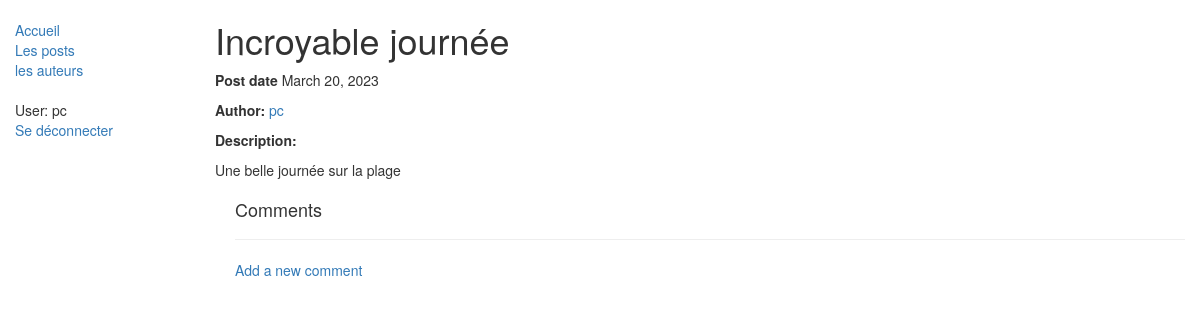
The app's page /blog/1 (signed in) with its own data.
### blog/models.py (models this page shows, shortened)
class Blog(models.Model):
    name = models.CharField(max_length=200)
    description = models.TextField(max_length=2000, help_text="Entrer une description")
    post_date = models.DateField(auto_now_add=True)
    author = models.ForeignKey(BlogAuthor, on_delete=models.SET_NULL, null=True)
    class Meta:
        ordering = ["-post_date"]

class BlogAuthor(models.Model):
    user = models.OneToOneField(User, on_delete=models.SET_NULL, null=True)
    bio = models.TextField(max_length=400, help_text="Entrer votre biographie")
    class Meta:
        ordering = ["user", "bio"]
    def __str__(self):
        return self.user.username

### blog/views.py (the view)
class BlogDetailView(generic.DetailView):
    model = Blog

### blog/templates/blog/blog_detail.html (shortened to what this page needs)
{% extends "base.html" %}
{% block content %}
<h1>{{ blog.name }}</h1>
<p><strong>Post date</strong> {{ blog.post_date }}</p>
<p><strong>Author:</strong> <a href="{% url 'blog:blogs-by-author' blog.author.pk %}">{{ blog.author }}</a></p>
<p><strong>Description:</strong></p>
<p style="white-space:pre-wrap;">{{ blog.description }}</p>
<div style="margin-left:20px;margin-top:20px">
<h4>Comments</h4>
<hr>
{% if user.is_authenticated %}
  <a href="{% url 'blog:blog-comment' blog.id %}">Add a new comment</a></p>
{% else %}
  <p><a href="{% url 'login'%}?next={{request.path}}">Login</a> to add a new comment</p>
{% endif %}
</div>
{% endblock %}

### blog/templates/base.html (shortened to what this page needs)
<!DOCTYPE html>
<html lang="fr">
<head>
    <link rel="stylesheet" href="https://maxcdn.bootstrapcdn.com/bootstrap/3.3.7/css/bootstrap.min.css">
    {% load static %}
    <link rel="stylesheet" href="{% static 'css/styles.css' %}">
</head>
<body>
<div class="container-fluid">
    <div class="row">
        <div class="col-sm-2">
            {% block sidebar %}
                <ul class="sidebar-nav">
                    <li><a href="{% url 'blog:index' %}">Accueil</a></li>
                    <li><a href="{% url 'blog:blogs' %}">Les posts</a></li>
                    <li><a href="{% url 'blog:bloggers' %}">les auteurs</a></li>
                </ul>
                <ul class="sidebar-nav">
                    {% if user.is_authenticated %}
                        <li>User: {{ user.get_username }}</li>
                        <li><a href="{% url 'logout' %}?next={{ request.path }}">Se déconnecter</a></li>
                    {% else %}
                        <li><a href="{% url 'login' %}?next={{ request.path }}">Se connecter</a></li>
                    {% endif %}
                </ul>
            {% endblock %}
        </div>
        <div class="col-sm-10 ">
            {% block content %}{% endblock %}
        </div>
    </div>
</div>
</body>
</html>

### blog/static/css/styles.css (style rules this page uses)
.sidebar-nav { margin-top: 20px; padding: 0; list-style: none; }

### records on screen
Blog: name "Incroyable journée", post_date "March 20, 2023", author "pc", description "Une belle journée sur la plage"

### other values on screen
{{ user.get_username }} "pc"
